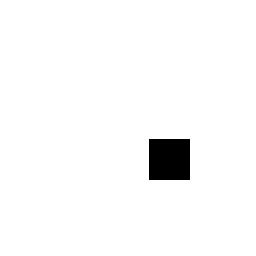
%> input picture MATLAB/ELE101(5:2) Hw4/resim1.png, 256 x 256 px
$ octave BurakCanKarakurtELE101Odev4.m   (GNU Octave 9; MATLAB toolbox functions it lacks are replaced by stand-ins)
%> lines starting %> are read from the running program, lines starting %| are printed output that depends on the picture; in (x1, y1, x2, y2) boxes, pixels count from 0 and x2, y2 are one past the last pixel; in counts of white or black regions, pixels touching at a corner belong together; the program's own positions count from 1
% Burak Can KARAKURT - 161201049
% ELE101 Odev 4

%% Coding Part:
% Adding the image will be processed to the workspace
image = imread('resim1.png');
%> image is the input picture: size 256x256x3 uint8; min 0, max 255, mean 248.5
%size(image); %256x256x3

% Convert RGB image to grayscale, threshold value selected randomly and in
% this project there will be only 2 colours so it will not change our
% output. bw is our black & white image.
grayscale=rgb2gray(image);
bw = grayscale < 70;
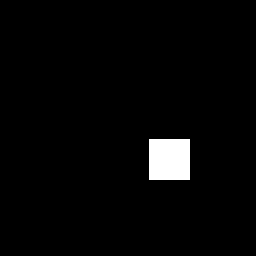
%> bw: size 256x256 logical; 2.6% white; 1 white region, box (x1, y1, x2, y2) and area: (149, 139, 190, 180) 1681
%size(bw); %256x256

% regionprops is MATLAB Built-in function. It returns measurements for the
% set of properties for each 8-connected component (object) in the binary
% image, bw.
% Check references for further information.
stats = regionprops('table',bw,'Centroid','Extrema');
%> stats = 1 region; Centroid: [170 160]

%Extrema points in the region, returned as an 8-by-2 matrix.
%Each row of the matrix contains the x- and y-coordinates of one of the points.
%The format of the vector is:
%[top-left top-right right-top right-bottom bottom-right bottom-left left-bottom left-top].
extrema=stats.Extrema;
%> extrema = [149.5 139.5; 190.5 139.5; 190.5 139.5; 190.5 180.5; 190.5 180.5; 149.5 180.5; 149.5 180.5; 149.5 139.5]

% Create an array to use extrema values later.
array=zeros(8,2);
%> (the run ends here)
